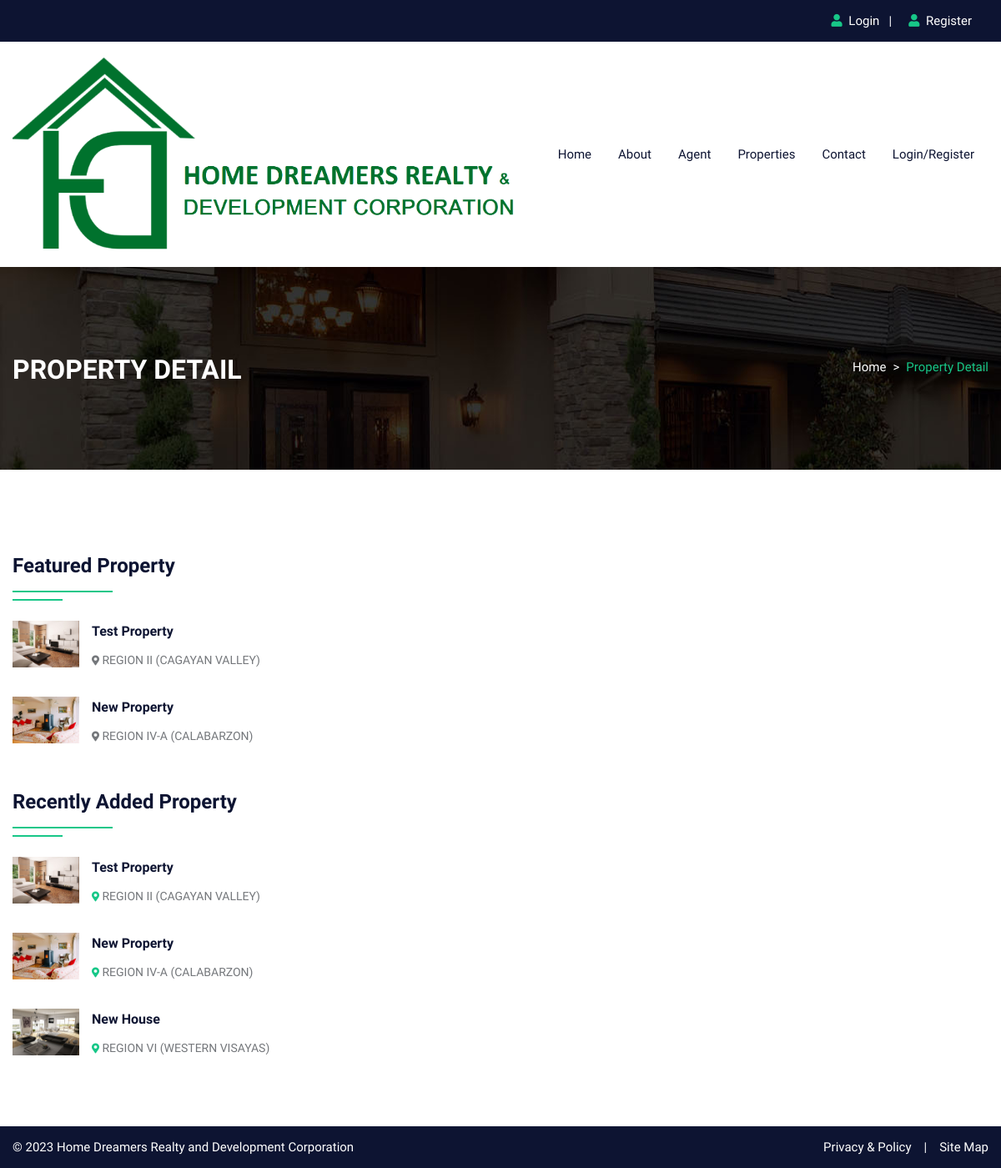
The page /propertydetail.php on the database its author committed.
### tables this page shows
CREATE TABLE `property` (
  `pid` int(50) NOT NULL,
  `title` varchar(200) NOT NULL,
  `pcontent` longtext NOT NULL,
  `type` varchar(100) NOT NULL,
  `pstatus` varchar(50) NOT NULL,
  `stype` varchar(100) NOT NULL,
  `bedroom` int(50) NOT NULL,
  `bathroom` int(50) NOT NULL,
  `balcony` int(50) NOT NULL,
  `kitchen` int(50) NOT NULL,
  `hall` int(50) NOT NULL,
  `floor` varchar(50) NOT NULL,
  `size` int(50) NOT NULL,
  `price` int(50) NOT NULL,
  `region` varchar(255) NOT NULL,
  `province` varchar(255) NOT NULL,
  `city` varchar(100) NOT NULL,
  `barangay` varchar(100) NOT NULL,
  `feature` longtext NOT NULL,
  `pimage` varchar(300) NOT NULL,
  `pimage1` varchar(300) NOT NULL,
  `pimage2` varchar(300) NOT NULL,
  `pimage3` varchar(300) NOT NULL,
  `pimage4` varchar(300) NOT NULL,
  `uid` int(50) NOT NULL,
  `status` varchar(50) NOT NULL,
  `mapimage` varchar(300) NOT NULL,
  `topmapimage` varchar(300) NOT NULL,
  `groundmapimage` varchar(300) NOT NULL,
  `totalfloor` varchar(50) NOT NULL,
  `date` date NOT NULL,
  `ptype` varchar(250) NOT NULL
);

### propertydetail.php (the view, shortened to what this page needs)
<!DOCTYPE html>
<html lang="en">
<head>
<link rel="stylesheet" type="text/css" href="css/bootstrap.min.css">
<link rel="stylesheet" type="text/css" href="css/bootstrap-slider.css">
<link rel="stylesheet" type="text/css" href="css/jquery-ui.css">
<link rel="stylesheet" type="text/css" href="css/layerslider.css">
<link rel="stylesheet" type="text/css" href="css/color.css" id="color-change">
<link rel="stylesheet" type="text/css" href="css/owl.carousel.min.css">
<link rel="stylesheet" type="text/css" href="css/font-awesome.min.css">
<link rel="stylesheet" type="text/css" href="fonts/flaticon/flaticon.css">
<link rel="stylesheet" type="text/css" href="css/style.css">
</head>
<body>
<div id="page-wrapper">
    <div class="row">
		<?php include("include/header.php");?>
        <div class="banner-full-row page-banner" style="background-image:url('images/breadcromb.jpg');">
            <div class="container">
                <div class="row">
                    <div class="col-md-6">
                        <h2 class="page-name float-left text-white text-uppercase mt-1 mb-0"><b>Property Detail</b></h2>
                    </div>
                    <div class="col-md-6">
                        <nav aria-label="breadcrumb" class="float-left float-md-right">
                            <ol class="breadcrumb bg-transparent m-0 p-0">
                                <li class="breadcrumb-item text-white"><a href="#">Home</a></li>
                                <li class="breadcrumb-item active">Property Detail</li>
                            </ol>
                        </nav>
                    </div>
                </div>
            </div>
        </div>
        <div class="full-row">
            <div class="container">
                <div class="row">
                    <div class="col-lg-4">
                        <h4 class="double-down-line-left text-secondary position-relative pb-4 mb-4 mt-5">Featured Property</h4>
                        <ul class="property_list_widget">
                            <?php
								$query=mysqli_query($conn,"SELECT * FROM `property` WHERE feature='yes' ORDER BY date DESC LIMIT 7");
										while($row=mysqli_fetch_array($query))
										{
								?>
                                <li> <img src="admin/property/<?php echo $row['19'];?>" alt="pimage">
                                    <h6 class="text-secondary hover-text-success text-capitalize"><a href="propertydetail.php?pid=<?php echo $row['0'];?>"><?php echo $row['1'];?></a></h6>
                                    <span class="font-14"><i class="fas fa-map-marker-alt icon-success icon-small"></i> <?php echo $row['14'];?></span>
                                </li>
                            <?php } ?>
                        </ul>
                        <div class="sidebar-widget mt-5">
                            <h4 class="double-down-line-left text-secondary position-relative pb-4 mb-4">Recently Added Property</h4>
                            <ul class="property_list_widget">
                                <?php
								$query=mysqli_query($conn,"SELECT * FROM `property` ORDER BY date DESC LIMIT 6");
										while($row=mysqli_fetch_array($query))
										{
								?>
                                <li> <img src="admin/property/<?php echo $row['19'];?>" alt="pimage">
                                    <h6 class="text-secondary hover-text-primary text-capitalize"><a href="propertydetail.php?pid=<?php echo $row['0'];?>"><?php echo $row['1'];?></a></h6>
                                    <span class="font-14"><i class="fas fa-map-marker-alt icon-primary icon-small"></i> <?php echo $row['14'];?></span>
                                </li>
                                <?php } ?>
                            </ul>
                        </div>
                    </div>
                </div>
            </div>
        </div>
		<?php include("include/footer.php");?>
    </div>
</div>
</body>
</html>

### css/color.css (style rules this page uses)
:root { --theme-ordinary-color: #74777b; }
:root { --theme-primary-color: #17c788; }
:root { --theme-secondary-color: #0d1432; }
:root { --theme-white-color: #fff; }
:root { --theme-light-color: #f8f8f8; }
:root { --theme-gray-color: #f5f5f5; }
:root { --theme-footer-color: #091b4b; }
:root { --theme-dark-color: #091b4b; }
:root { --text-light-color: #a3a7af; }
:root { --theme-primary-opacity-color: rgba(11, 191, 141, .8); }
:root { --theme-secondary-opacity-color: rgba(13,20,50,0.7); }
:root { --theme-white-opacity-color: rgba(255, 255, 255, 0.3); }
:root { --theme-dark-opacity-color: rgba(0, 0, 0, 0.5); }
:root { --theme-ordinary-font: 'Muli', sans-serif; }
:root { --theme-highlight-font: 'Comfortaa', cursive; }

### rows shown on the page
property: pimage (picture), title "Test Property", region "REGION II (CAGAYAN VALLEY)"
property: pimage (picture), title "New Property", region "REGION IV-A (CALABARZON)"
property: pimage (picture), title "New House", region "REGION VI (WESTERN VISAYAS)"
